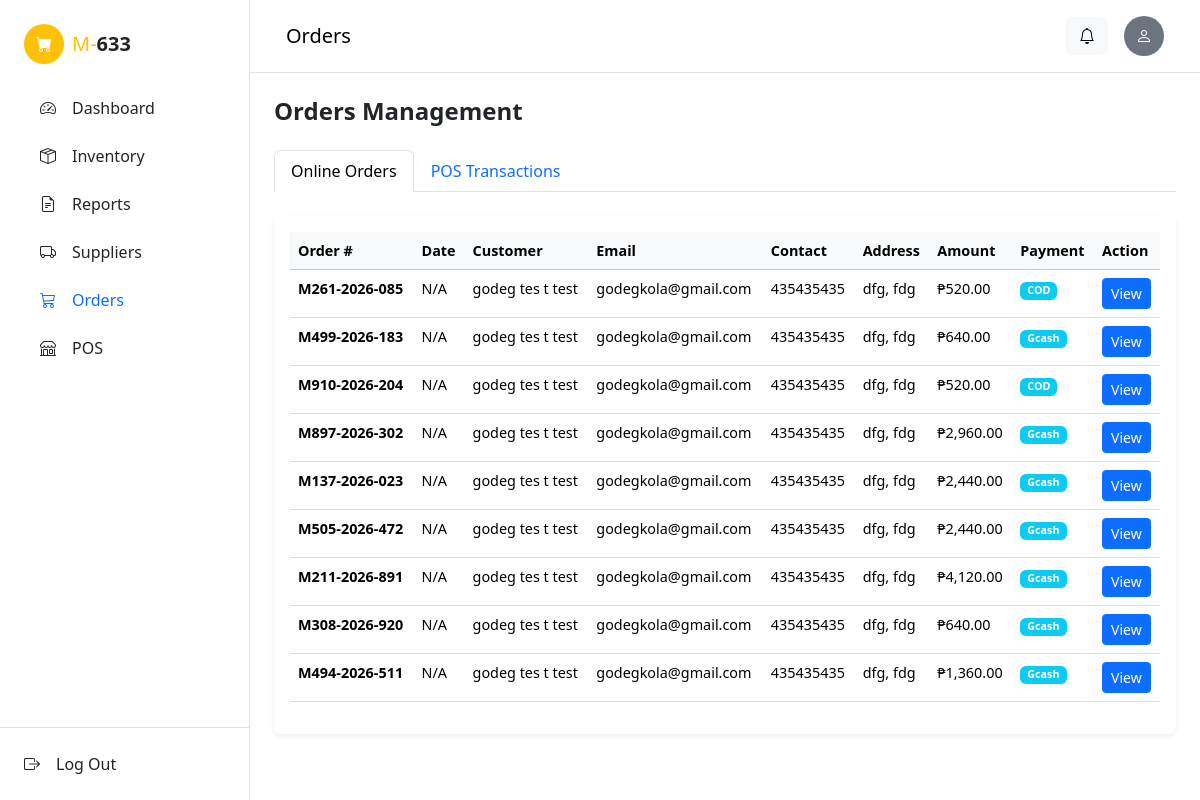
Screenshot of /admin/orders.php (signed in) with the database file from the repository.
### tables this page shows
CREATE TABLE `customers_info` (
  `id` int(11) NOT NULL,
  `users_id` int(11) NOT NULL,
  `order_number` text NOT NULL,
  `payment_method` text NOT NULL,
  `amount` decimal(10,2) NOT NULL,
  `notes` text NOT NULL COMMENT '(optional)'
);

CREATE TABLE `users` (
  `users_id` int(11) NOT NULL,
  `images` text NOT NULL,
  `name` text NOT NULL,
  `email` text NOT NULL,
  `password` text NOT NULL,
  `role` tinyint(1) NOT NULL COMMENT 'customer=0,admin=1',
  `code` int(11) NOT NULL,
  `timestamp` int(11) NOT NULL,
  `contact` text NOT NULL,
  `address` text NOT NULL,
  `city` text NOT NULL,
  `region` text NOT NULL
);

### config/config.php (called while the page is built, shortened)
<?php
class Connection{
	private $servername = "localhost";
	private $username = "root";
	private $password = "";
	private $dbname = "m633";
	public function conn(){
		try {
		$this->dsn = "mysql:host=".$this->servername.";dbname=".$this->dbname;
		$this->pdo = new PDO($this->dsn, $this->username, $this->password);
		$this->pdo->setAttribute(PDO::ATTR_ERRMODE, PDO::ERRMODE_EXCEPTION);
		$this->pdo->setAttribute(PDO::ATTR_DEFAULT_FETCH_MODE, PDO::FETCH_ASSOC);
		$this->pdo->exec("SET time_zone = '+08:00'");
		return $this->pdo;
		} catch (Exception $e) {
			echo 'error'. $e->getmessage();
		}
	}
}
?>

### admin/orders.php (the view, shortened to what this page needs)
<?php
    include '../config/config.php';
  class data extends Connection{
    public function managedata(){
?>
<!DOCTYPE html>
<html lang="en">
<?php include '../includes/header.php'; ?>
<body>
    <?php include '../includes/sidebar.php'; ?>
    <div class="flex-grow-1" style="margin-left: 250px;">
        <?php include '../includes/navbar.php'; ?>
        <div class="p-4">
            <h4 class="fw-bold mb-4">Orders Management</h4>
            <ul class="nav nav-tabs mb-4" id="orderTabs" role="tablist">
                <li class="nav-item">
                    <button class="nav-link active" id="online-tab" data-bs-toggle="tab" data-bs-target="#online" type="button">Online Orders</button>
                </li>
                <li class="nav-item">
                    <button class="nav-link" id="pos-tab" data-bs-toggle="tab" data-bs-target="#pos" type="button">POS Transactions</button>
                </li>
            </ul>
            <div class="tab-content" id="orderTabsContent">
                <div class="tab-pane fade show active" id="online">
                    <div class="card border-0 shadow-sm">
                        <div class="card-body">
                            <div class="table-responsive">
                                <table class="table table-hover datatable" style="font-size: 0.9rem;">
                                    <thead class="table-light">
                                        <tr>
                                            <th>Order #</th>
                                            <th>Date</th>
                                            <th>Customer</th>
                                            <th>Email</th>
                                            <th>Contact</th>
                                            <th>Address</th>
                                            <th>Amount</th>
                                            <th>Payment</th>
                                            <th>Action</th>
                                        </tr>
                                    </thead>
                                    <tbody>
                                        <?php
                                        try {
                                            $sql = "SELECT ci.*, u.name as customer_name, u.email, u.contact, u.address, u.city
                                                    FROM customers_info ci
                                                    JOIN users u ON ci.users_id = u.users_id
                                                    ORDER BY ci.id DESC";
                                            $stmt = $this->conn()->query($sql);
                                            while ($row = $stmt->fetch()) {
                                            ?>
                                                <tr>
                                                    <td class="fw-bold"><?= $row['order_number'] ?></td>
                                                    <td><?= isset($row['order_date']) ? date('M d, Y', strtotime($row['order_date'])) : 'N/A' ?></td>
                                                    <td><?= $row['customer_name'] ?></td>
                                                    <td><?= $row['email'] ?></td>
                                                    <td><?= $row['contact'] ?></td>
                                                    <td class="text-truncate" style="max-width: 150px;" title="<?= $row['address'] . ', ' . $row['city'] ?>">
                                                        <?= $row['address'] . ', ' . $row['city'] ?>
                                                    </td>
                                                    <td>₱<?= number_format($row['amount'], 2) ?></td>
                                                    <td><span class="badge bg-info"><?= $row['payment_method'] ?></span></td>
                                                    <td>
                                                        <button class="btn btn-sm btn-primary view-details" data-id="<?= $row['order_number'] ?>" data-type="online">View</button>
                                                    </td>
                                                </tr>
                                            <?php
                                            }
                                        } catch (PDOException $e) {
                                            echo "<tr><td colspan='9' class='text-center text-danger'>Error loading orders. Please check database columns.</td></tr>";
                                        }
                                        ?>
                                    </tbody>
                                </table>
                            </div>
                        </div>
                    </div>
                </div>
            </div>
        </div>
    </div>
</body>
</html>
<?php
    }
}
$data = new data();
$data->managedata();
?>

### rows the page displays
customers_info: order_number "M261-2026-085", users.name "godeg tes t test", users.email "godegkola@gmail.com", users.contact "435435435", users.address "dfg", users.city "fdg", amount "520.00", payment_method "COD"
customers_info: order_number "M499-2026-183", users.name "godeg tes t test", users.email "godegkola@gmail.com", users.contact "435435435", users.address "dfg", users.city "fdg", amount "640.00", payment_method "Gcash"
customers_info: order_number "M910-2026-204", users.name "godeg tes t test", users.email "godegkola@gmail.com", users.contact "435435435", users.address "dfg", users.city "fdg", amount "520.00", payment_method "COD"
customers_info: order_number "M897-2026-302", users.name "godeg tes t test", users.email "godegkola@gmail.com", users.contact "435435435", users.address "dfg", users.city "fdg", amount "2,960.00", payment_method "Gcash"
customers_info: order_number "M137-2026-023", users.name "godeg tes t test", users.email "godegkola@gmail.com", users.contact "435435435", users.address "dfg", users.city "fdg", amount "2,440.00", payment_method "Gcash"
customers_info: order_number "M505-2026-472", users.name "godeg tes t test", users.email "godegkola@gmail.com", users.contact "435435435", users.address "dfg", users.city "fdg", amount "2,440.00", payment_method "Gcash"
customers_info: order_number "M211-2026-891", users.name "godeg tes t test", users.email "godegkola@gmail.com", users.contact "435435435", users.address "dfg", users.city "fdg", amount "4,120.00", payment_method "Gcash"
customers_info: order_number "M308-2026-920", users.name "godeg tes t test", users.email "godegkola@gmail.com", users.contact "435435435", users.address "dfg", users.city "fdg", amount "640.00", payment_method "Gcash"
customers_info: order_number "M494-2026-511", users.name "godeg tes t test", users.email "godegkola@gmail.com", users.contact "435435435", users.address "dfg", users.city "fdg", amount "1,360.00", payment_method "Gcash"

### other values shown
$title "Orders"
